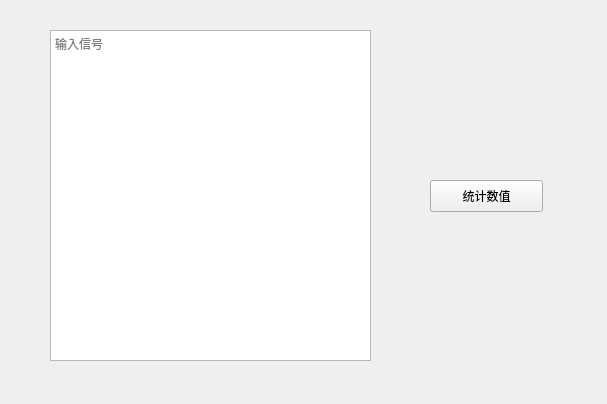
<?xml version="1.0" encoding="UTF-8"?>
<ui version="4.0">
 <class>Form</class>
 <widget class="QWidget" name="Form">
  <property name="geometry">
   <rect>
    <x>0</x>
    <y>0</y>
    <width>607</width>
    <height>404</height>
   </rect>
  </property>
  <property name="windowTitle">
   <string>薪资统计</string>
  </property>
  <widget class="QPlainTextEdit" name="textEdit">
   <property name="geometry">
    <rect>
     <x>50</x>
     <y>30</y>
     <width>321</width>
     <height>331</height>
    </rect>
   </property>
   <property name="placeholderText">
    <string>输入信号</string>
   </property>
  </widget>
  <widget class="QPushButton" name="Button">
   <property name="geometry">
    <rect>
     <x>430</x>
     <y>180</y>
     <width>113</width>
     <height>32</height>
    </rect>
   </property>
   <property name="text">
    <string>统计数值</string>
   </property>
  </widget>
 </widget>
 <resources/>
 <connections/>
</ui>
